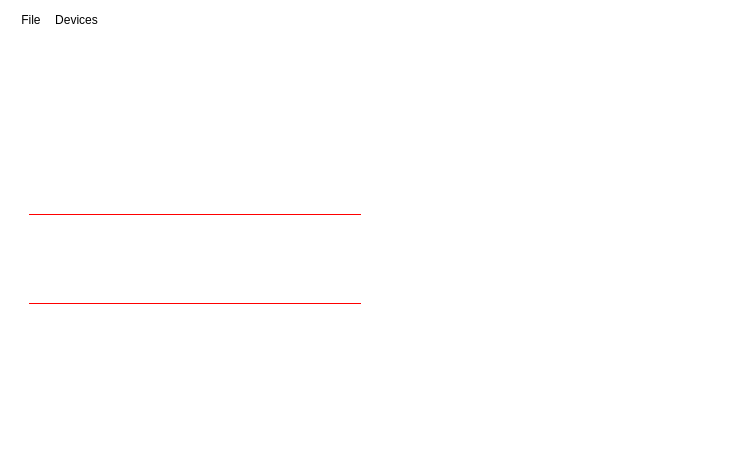
<?xml version="1.0" encoding="UTF-8"?>
<ui version="4.0">
 <class>Camera</class>
 <widget class="QWidget" name="Camera">
  <property name="geometry">
   <rect>
    <x>0</x>
    <y>0</y>
    <width>748</width>
    <height>462</height>
   </rect>
  </property>
  <property name="windowTitle">
   <string>Camera</string>
  </property>
  <property name="styleSheet">
   <string notr="true">background-color: rgb(255, 255, 255);</string>
  </property>
  <layout class="QGridLayout" name="gridLayout_2">
   <item row="1" column="1" colspan="2">
    <widget class="QMenuBar" name="menubar">
     <widget class="QMenu" name="menuFile">
      <property name="title">
       <string>File</string>
      </property>
      <addaction name="actionStartCamera"/>
      <addaction name="actionStopCamera"/>
      <addaction name="separator"/>
      <addaction name="actionSettings"/>
      <addaction name="separator"/>
      <addaction name="actionExit"/>
     </widget>
     <widget class="QMenu" name="menuDevices">
      <property name="title">
       <string>Devices</string>
      </property>
     </widget>
     <addaction name="menuFile"/>
     <addaction name="menuDevices"/>
    </widget>
   </item>
   <item row="2" column="1">
    <widget class="QStackedWidget" name="stackedWidget">
     <property name="sizePolicy">
      <sizepolicy hsizetype="Preferred" vsizetype="Preferred">
       <horstretch>1</horstretch>
       <verstretch>0</verstretch>
      </sizepolicy>
     </property>
     <property name="palette">
      <palette>
       <active>
        <colorrole role="Button">
         <brush brushstyle="SolidPattern">
          <color alpha="255">
           <red>255</red>
           <green>255</green>
           <blue>255</blue>
          </color>
         </brush>
        </colorrole>
        <colorrole role="Base">
         <brush brushstyle="SolidPattern">
          <color alpha="255">
           <red>255</red>
           <green>255</green>
           <blue>255</blue>
          </color>
         </brush>
        </colorrole>
        <colorrole role="Window">
         <brush brushstyle="SolidPattern">
          <color alpha="255">
           <red>255</red>
           <green>255</green>
           <blue>255</blue>
          </color>
         </brush>
        </colorrole>
       </active>
       <inactive>
        <colorrole role="Button">
         <brush brushstyle="SolidPattern">
          <color alpha="255">
           <red>255</red>
           <green>255</green>
           <blue>255</blue>
          </color>
         </brush>
        </colorrole>
        <colorrole role="Base">
         <brush brushstyle="SolidPattern">
          <color alpha="255">
           <red>255</red>
           <green>255</green>
           <blue>255</blue>
          </color>
         </brush>
        </colorrole>
        <colorrole role="Window">
         <brush brushstyle="SolidPattern">
          <color alpha="255">
           <red>255</red>
           <green>255</green>
           <blue>255</blue>
          </color>
         </brush>
        </colorrole>
       </inactive>
       <disabled>
        <colorrole role="Button">
         <brush brushstyle="SolidPattern">
          <color alpha="255">
           <red>255</red>
           <green>255</green>
           <blue>255</blue>
          </color>
         </brush>
        </colorrole>
        <colorrole role="Base">
         <brush brushstyle="SolidPattern">
          <color alpha="255">
           <red>255</red>
           <green>255</green>
           <blue>255</blue>
          </color>
         </brush>
        </colorrole>
        <colorrole role="Window">
         <brush brushstyle="SolidPattern">
          <color alpha="255">
           <red>255</red>
           <green>255</green>
           <blue>255</blue>
          </color>
         </brush>
        </colorrole>
       </disabled>
      </palette>
     </property>
     <property name="currentIndex">
      <number>0</number>
     </property>
     <widget class="QWidget" name="viewfinderPage">
      <layout class="QGridLayout" name="gridLayout_5">
       <item row="0" column="0" rowspan="2">
        <widget class="QCameraViewfinder" name="viewfinder" native="true">
         <property name="minimumSize">
          <size>
           <width>350</width>
           <height>350</height>
          </size>
         </property>
         <property name="maximumSize">
          <size>
           <width>640</width>
           <height>480</height>
          </size>
         </property>
         <layout class="QGridLayout" name="gridLayout_3">
          <item row="2" column="0" colspan="3">
           <widget class="Line" name="line">
            <property name="maximumSize">
             <size>
              <width>16777215</width>
              <height>1</height>
             </size>
            </property>
            <property name="styleSheet">
             <string notr="true">background-color: rgb(255, 0, 0);
border:none;</string>
            </property>
            <property name="orientation">
             <enum>Qt::Horizontal</enum>
            </property>
           </widget>
          </item>
          <item row="0" column="2">
           <widget class="QPushButton" name="pushButton_2">
            <property name="minimumSize">
             <size>
              <width>24</width>
              <height>24</height>
             </size>
            </property>
            <property name="maximumSize">
             <size>
              <width>24</width>
              <height>24</height>
             </size>
            </property>
            <property name="icon">
             <iconset>
              <normaloff>../StockManagerPro/StockManager/icons/w/ic_settings_white_2x.png</normaloff>../StockManagerPro/StockManager/icons/w/ic_settings_white_2x.png</iconset>
            </property>
            <property name="iconSize">
             <size>
              <width>24</width>
              <height>24</height>
             </size>
            </property>
            <property name="flat">
             <bool>true</bool>
            </property>
           </widget>
          </item>
          <item row="0" column="0" colspan="2">
           <spacer name="horizontalSpacer_4">
            <property name="orientation">
             <enum>Qt::Horizontal</enum>
            </property>
            <property name="sizeHint" stdset="0">
             <size>
              <width>40</width>
              <height>20</height>
             </size>
            </property>
           </spacer>
          </item>
          <item row="6" column="2">
           <spacer name="horizontalSpacer_3">
            <property name="orientation">
             <enum>Qt::Horizontal</enum>
            </property>
            <property name="sizeHint" stdset="0">
             <size>
              <width>40</width>
              <height>20</height>
             </size>
            </property>
           </spacer>
          </item>
          <item row="6" column="0">
           <spacer name="horizontalSpacer_2">
            <property name="orientation">
             <enum>Qt::Horizontal</enum>
            </property>
            <property name="sizeHint" stdset="0">
             <size>
              <width>40</width>
              <height>20</height>
             </size>
            </property>
           </spacer>
          </item>
          <item row="6" column="1">
           <widget class="QPushButton" name="takeImageButton">
            <property name="minimumSize">
             <size>
              <width>50</width>
              <height>50</height>
             </size>
            </property>
            <property name="maximumSize">
             <size>
              <width>50</width>
              <height>50</height>
             </size>
            </property>
            <property name="styleSheet">
             <string notr="true"/>
            </property>
            <property name="text">
             <string/>
            </property>
            <property name="icon">
             <iconset>
              <normaloff>../StockManagerPro/StockManager/icons/w/ic_play_circle_outline_white_2x.png</normaloff>../StockManagerPro/StockManager/icons/w/ic_play_circle_outline_white_2x.png</iconset>
            </property>
            <property name="iconSize">
             <size>
              <width>50</width>
              <height>50</height>
             </size>
            </property>
            <property name="shortcut">
             <string>Space</string>
            </property>
            <property name="flat">
             <bool>true</bool>
            </property>
           </widget>
          </item>
          <item row="8" column="0" colspan="3">
           <spacer name="verticalSpacer_4">
            <property name="orientation">
             <enum>Qt::Vertical</enum>
            </property>
            <property name="sizeHint" stdset="0">
             <size>
              <width>20</width>
              <height>40</height>
             </size>
            </property>
           </spacer>
          </item>
          <item row="1" column="0" colspan="3">
           <spacer name="horizontalSpacer">
            <property name="orientation">
             <enum>Qt::Vertical</enum>
            </property>
            <property name="sizeHint" stdset="0">
             <size>
              <width>20</width>
              <height>40</height>
             </size>
            </property>
           </spacer>
          </item>
          <item row="7" column="0" colspan="3">
           <widget class="Line" name="line_2">
            <property name="maximumSize">
             <size>
              <width>16777215</width>
              <height>1</height>
             </size>
            </property>
            <property name="styleSheet">
             <string notr="true">border:none;
background-color: rgb(255, 0, 0);</string>
            </property>
            <property name="orientation">
             <enum>Qt::Horizontal</enum>
            </property>
           </widget>
          </item>
          <item row="3" column="0" colspan="3">
           <widget class="QLabel" name="L_displayTextCode">
            <property name="minimumSize">
             <size>
              <width>0</width>
              <height>20</height>
             </size>
            </property>
            <property name="maximumSize">
             <size>
              <width>16777215</width>
              <height>20</height>
             </size>
            </property>
            <property name="font">
             <font>
              <pointsize>12</pointsize>
              <weight>75</weight>
              <bold>true</bold>
             </font>
            </property>
            <property name="styleSheet">
             <string notr="true">color: rgba(239, 239, 239, 200);</string>
            </property>
            <property name="text">
             <string/>
            </property>
            <property name="scaledContents">
             <bool>true</bool>
            </property>
            <property name="alignment">
             <set>Qt::AlignCenter</set>
            </property>
            <property name="wordWrap">
             <bool>true</bool>
            </property>
           </widget>
          </item>
         </layout>
        </widget>
       </item>
       <item row="0" column="1" rowspan="2">
        <widget class="QLabel" name="L_displayCode">
         <property name="minimumSize">
          <size>
           <width>350</width>
           <height>350</height>
          </size>
         </property>
         <property name="maximumSize">
          <size>
           <width>350</width>
           <height>350</height>
          </size>
         </property>
         <property name="text">
          <string/>
         </property>
         <property name="scaledContents">
          <bool>true</bool>
         </property>
        </widget>
       </item>
      </layout>
     </widget>
     <widget class="QWidget" name="page">
      <layout class="QGridLayout" name="gridLayout">
       <item row="0" column="0">
        <widget class="QPushButton" name="lockButton">
         <property name="text">
          <string>Focus</string>
         </property>
         <property name="shortcut">
          <string>F</string>
         </property>
        </widget>
       </item>
       <item row="0" column="1">
        <widget class="QPushButton" name="takeImageButton_">
         <property name="enabled">
          <bool>false</bool>
         </property>
         <property name="text">
          <string>Capture Photo</string>
         </property>
         <property name="shortcut">
          <string>C</string>
         </property>
        </widget>
       </item>
       <item row="1" column="0" colspan="2">
        <spacer name="verticalSpacer_2">
         <property name="orientation">
          <enum>Qt::Vertical</enum>
         </property>
         <property name="sizeHint" stdset="0">
          <size>
           <width>100</width>
           <height>316</height>
          </size>
         </property>
        </spacer>
       </item>
       <item row="2" column="0" colspan="2">
        <widget class="QLabel" name="label">
         <property name="text">
          <string>Exposure Compensation:</string>
         </property>
        </widget>
       </item>
       <item row="3" column="0" colspan="2">
        <widget class="QSlider" name="exposureCompensation">
         <property name="minimum">
          <number>-4</number>
         </property>
         <property name="maximum">
          <number>4</number>
         </property>
         <property name="pageStep">
          <number>2</number>
         </property>
         <property name="orientation">
          <enum>Qt::Horizontal</enum>
         </property>
         <property name="tickPosition">
          <enum>QSlider::TicksAbove</enum>
         </property>
        </widget>
       </item>
      </layout>
     </widget>
    </widget>
   </item>
  </layout>
  <action name="actionExit">
   <property name="text">
    <string>Exit</string>
   </property>
  </action>
  <action name="actionStartCamera">
   <property name="text">
    <string>Start Camera</string>
   </property>
  </action>
  <action name="actionStopCamera">
   <property name="text">
    <string>Stop Camera</string>
   </property>
  </action>
  <action name="actionSettings">
   <property name="text">
    <string>Settings</string>
   </property>
  </action>
 </widget>
 <customwidgets>
  <customwidget>
   <class>QCameraViewfinder</class>
   <extends>QWidget</extends>
   <header>qcameraviewfinder.h</header>
   <container>1</container>
  </customwidget>
 </customwidgets>
 <resources/>
 <connections>
  <connection>
   <sender>actionExit</sender>
   <signal>triggered()</signal>
   <receiver>Camera</receiver>
   <slot>close()</slot>
   <hints>
    <hint type="sourcelabel">
     <x>-1</x>
     <y>-1</y>
    </hint>
    <hint type="destinationlabel">
     <x>154</x>
     <y>130</y>
    </hint>
   </hints>
  </connection>
  <connection>
   <sender>takeImageButton</sender>
   <signal>clicked()</signal>
   <receiver>Camera</receiver>
   <slot>takeImage()</slot>
   <hints>
    <hint type="sourcelabel">
     <x>192</x>
     <y>271</y>
    </hint>
    <hint type="destinationlabel">
     <x>603</x>
     <y>169</y>
    </hint>
   </hints>
  </connection>
  <connection>
   <sender>lockButton</sender>
   <signal>clicked()</signal>
   <receiver>Camera</receiver>
   <slot>toggleLock()</slot>
   <hints>
    <hint type="sourcelabel">
     <x>658</x>
     <y>75</y>
    </hint>
    <hint type="destinationlabel">
     <x>453</x>
     <y>119</y>
    </hint>
   </hints>
  </connection>
  <connection>
   <sender>exposureCompensation</sender>
   <signal>valueChanged(int)</signal>
   <receiver>Camera</receiver>
   <slot>setExposureCompensation(int)</slot>
   <hints>
    <hint type="sourcelabel">
     <x>559</x>
     <y>367</y>
    </hint>
    <hint type="destinationlabel">
     <x>665</x>
     <y>365</y>
    </hint>
   </hints>
  </connection>
  <connection>
   <sender>actionSettings</sender>
   <signal>triggered()</signal>
   <receiver>Camera</receiver>
   <slot>configureCaptureSettings()</slot>
   <hints>
    <hint type="sourcelabel">
     <x>-1</x>
     <y>-1</y>
    </hint>
    <hint type="destinationlabel">
     <x>333</x>
     <y>210</y>
    </hint>
   </hints>
  </connection>
  <connection>
   <sender>actionStartCamera</sender>
   <signal>triggered()</signal>
   <receiver>Camera</receiver>
   <slot>startCamera()</slot>
   <hints>
    <hint type="sourcelabel">
     <x>-1</x>
     <y>-1</y>
    </hint>
    <hint type="destinationlabel">
     <x>333</x>
     <y>210</y>
    </hint>
   </hints>
  </connection>
  <connection>
   <sender>actionStopCamera</sender>
   <signal>triggered()</signal>
   <receiver>Camera</receiver>
   <slot>stopCamera()</slot>
   <hints>
    <hint type="sourcelabel">
     <x>-1</x>
     <y>-1</y>
    </hint>
    <hint type="destinationlabel">
     <x>333</x>
     <y>210</y>
    </hint>
   </hints>
  </connection>
 </connections>
 <slots>
  <slot>record()</slot>
  <slot>pause()</slot>
  <slot>stop()</slot>
  <slot>enablePreview(bool)</slot>
  <slot>configureCaptureSettings()</slot>
  <slot>takeImage()</slot>
  <slot>startCamera()</slot>
  <slot>toggleLock()</slot>
  <slot>setMuted(bool)</slot>
  <slot>stopCamera()</slot>
  <slot>setExposureCompensation(int)</slot>
 </slots>
</ui>
